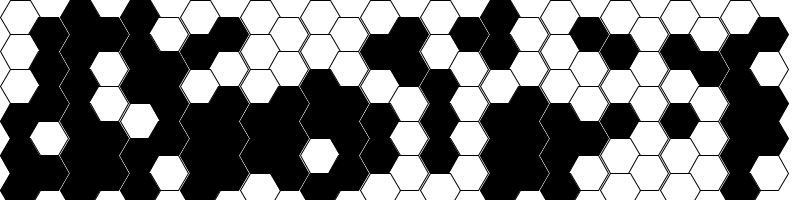
Frame 1 (no input)
Frame 60 (the mouse pressed at the canvas centre just before this capture): identical to frame 1, image omitted
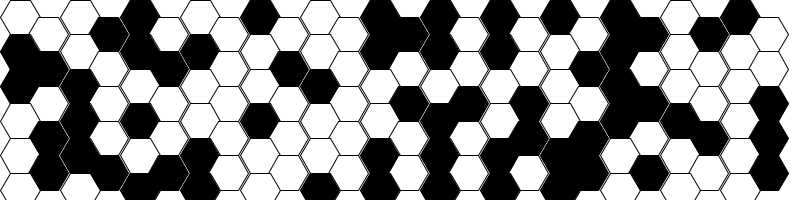
Frame 120 (the mouse held since frame 60 and released just before this capture)

The Processing sketch that drew these frames (run headless with seeded random() and noise(); from frame 60 on, the mouse is pressed at the canvas centre):

// Processing sketch: Ex7_09_HexagonCells
// ── Ex7_09_HexagonCells.pde
// The Nature of Code
// Daniel Shiffman
// http://natureofcode.com

// Outline for game of life 
// This is just a grid of hexagons right now

GOL gol;

void setup() {
  size(800, 200);
  gol = new GOL();
}

void draw() {
  background(255);
  gol.display();
}

// reset board when mouse is pressed
void mousePressed() {
  gol.init();
}


// ── Cell.pde
class Cell {

  float x, y;
  float w;
  float xoff;
  float yoff;
  
  int state;
  
  Cell(float x_, float y_, float w_) {
    x = x_;
    y = y_;
    w = w_;
    xoff = w/2;
    yoff = sin(radians(60))*w;
    state = int(random(2));
  }


  void display() {
    
    fill(state*255);
    stroke(0);
    pushMatrix();
    translate(x,y);
    beginShape();
    vertex(0, yoff);
    vertex(xoff, 0);
    vertex(xoff+w, 0);
    vertex(2*w, yoff);
    vertex(xoff+w, 2*yoff);
    vertex(xoff, 2*yoff);
    vertex(0, yoff);
    endShape();
    popMatrix();
  }
}


// ── GOL.pde
// The Nature of Code
// Daniel Shiffman
// http://natureofcode.com

class GOL {

  float w = 20;
  float h = sin(radians(60))*w;
  int columns, rows;
  
  // Game of life board
  Cell[][] board;


  GOL() {
    // Initialize rows, columns and set-up arrays
    columns = width/int(w*3);
    rows = height/int(h);
    board = new Cell[columns][rows];
    init();
  }

  void init() {
    float h = sin(radians(60))*w;
    for (int i = 0; i < columns; i++) {
      for (int j = 0; j < rows; j++) {
        if (j % 2 == 0) board[i][j] = new Cell(i*w*3, j*h,w);
        else board[i][j] = new Cell(i*w*3+w+h/2, j*h, w);
      }
    }
  }



  // This is the easy part, just draw the cells, fill 255 for '1', fill 0 for '0'
  void display() {
    for ( int i = 0; i < columns;i++) {
      for ( int j = 0; j < rows;j++) {
        board[i][j].display();
      }
    }
  }
}
